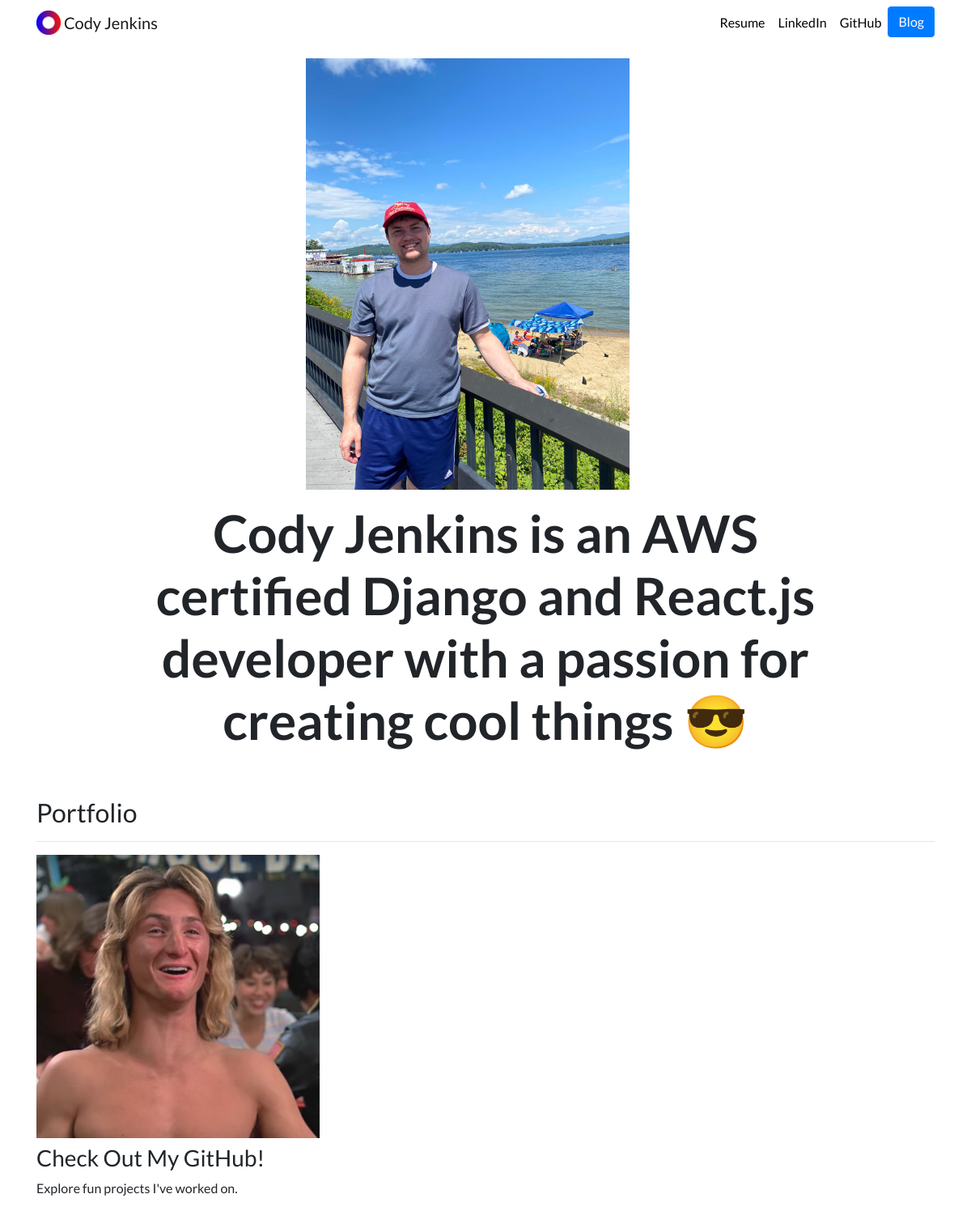
The page / on the database its author committed.
### portfolio/models.py (models this page shows, shortened)
class Project(models.Model):
	title = models.CharField(max_length=100)
	description = models.CharField(max_length=250)
	image = models.ImageField(upload_to='portfolios/images/')
	url = models.URLField(blank=True)

### portfolio/views.py (the view)
# urls.py: 2. Add a URL to urlpatterns:  path('', views.home, name='home')
def home(request):
	projects = Project.objects.all()
	return render(request, 'portfolio/home.html', {'projects':projects})

### portfolio/templates/portfolio/home.html
{% extends "portfolio/base.html" %}
{% load static %}
{% block content %}
<div class="row justify-content-center my-3">
  <div class="col-5">
    <img src="{% static 'portfolio/weirs_beach.jpeg' %}" width='400' height='400' class="img-fluid">
  </div>
</div>
<div class="row justify-content-center mb-3">
  <div class="col-md-9 text-center">
    <h1 id="hometext" class="font-weight-bold">Cody Jenkins is an AWS certified Django and React.js developer with a passion for creating cool things 😎</h1>
  </div>
</div>
<h2 class="mt-5">Portfolio</h2>
<hr>
<div class="row">
  {% for project in projects %}
  <div class="col-lg-4 col-md-6">
    {% if project.url %}
    <a href="{{ project.url }}">
      <img src="{{ project.image.url }}" class="img-fluid mb-2">
    </a>
    {% else %}
    <img src="{{ project.image.url }}" class="img-fluid mb-2">
    {% endif %}
    <h3>{{ project.title }}</h3>
    <p>{{ project.description }}</p>
  </div>
  {% endfor %}
</div>
{% endblock %}

### portfolio/static/portfolio/custom.css (style rules this page uses)
body { font-family: 'Lato', sans-serif; }
@media (min-width: 992px) { #hometext { font-size: 4rem; } }

### rows shown on the page
Project: image (picture), title "Check Out My GitHub!", description "Explore fun projects I've worked on."
